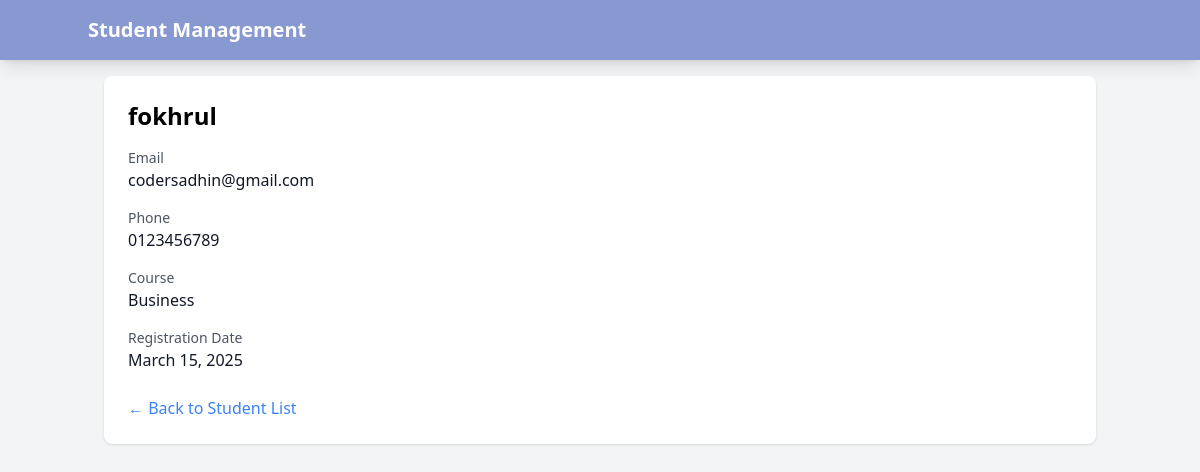
Page /4/ on the committed database.
### students/models.py (models this page shows, shortened)
class Student(models.Model):
    COURSE_CHOICES = [
        ('CS', 'Computer Science'),
        ('ENG', 'Engineering'),
        ('BUS', 'Business'),
    ]
    name = models.CharField(max_length=100)
    email = models.EmailField(unique=True)
    phone = models.CharField(max_length=15)
    course = models.CharField(max_length=3, choices=COURSE_CHOICES)
    created_at = models.DateTimeField(auto_now_add=True)

### students/views.py (the view)
# urls.py: path('<int:pk>/', StudentDetailView.as_view(), name='student-detail'),
class StudentDetailView(DetailView):
    model = Student
    template_name = 'students/detail.html'

### students/templates/students/detail.html
{% extends 'base.html' %}
{% block content %}
<div class="bg-white p-6 rounded-lg shadow"
     x-init="gsap.from($el, {
         duration: 0.6,
         opacity: 0,
         x: -30,
         ease: 'power2.out'
     })">
    <h2 class="text-2xl font-bold mb-4">{{ student.name }}</h2>
    <div class="space-y-4">
        <div>
            <p class="text-sm text-gray-600">Email</p>
            <p class="text-gray-900">{{ student.email }}</p>
        </div>
        <div>
            <p class="text-sm text-gray-600">Phone</p>
            <p class="text-gray-900">{{ student.phone }}</p>
        </div>
        <div>
            <p class="text-sm text-gray-600">Course</p>
            <p class="text-gray-900">{{ student.get_course_display }}</p>
        </div>
        <div>
            <p class="text-sm text-gray-600">Registration Date</p>
            <p class="text-gray-900">{{ student.created_at|date:"F j, Y" }}</p>
        </div>
    </div>
    <div class="mt-6">
        <a href="{% url 'student-list' %}"
           class="text-blue-500 hover:text-blue-700 transition-colors">
            ← Back to Student List
        </a>
    </div>
</div>
{% endblock %}

### rows in the picture
Student: name "fokhrul", email "codersadhin@gmail.com", phone "0123456789", course "Business", created_at "March 15, 2025"
